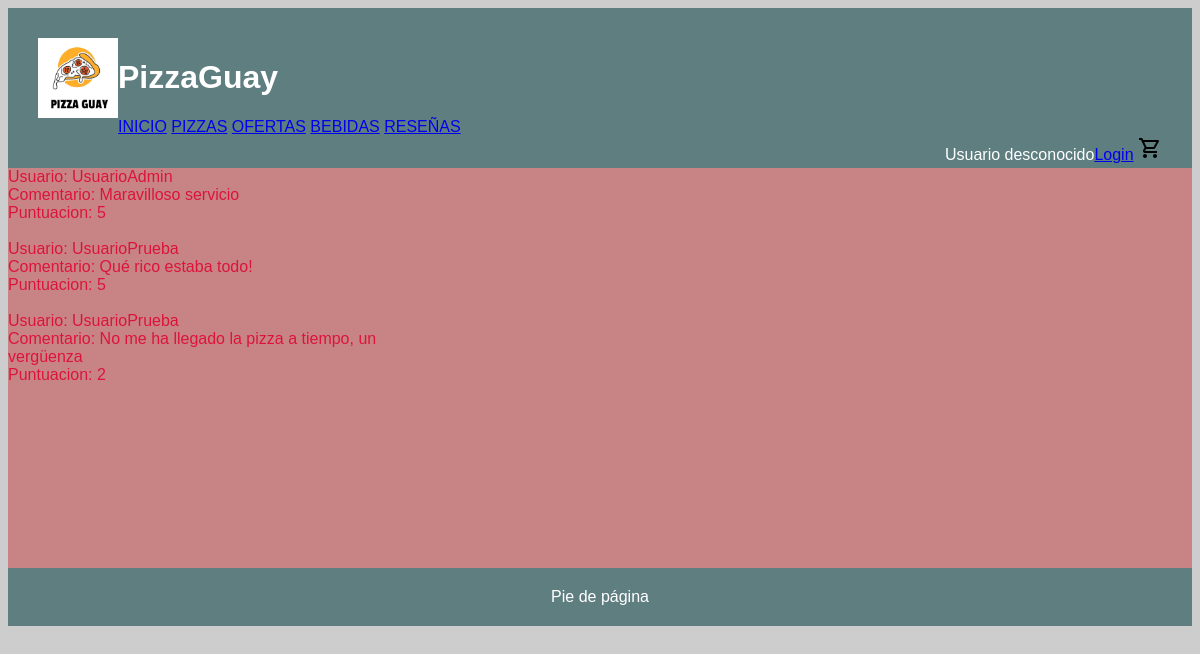
Screenshot of /reseñas.php with the database file from the repository.
### tables this page shows
CREATE TABLE `usuarios` (
  `Correo` varchar(30) NOT NULL,
  `Nombre` varchar(30) NOT NULL,
  `Apellidos` varchar(30) NOT NULL,
  `Contraseña` varchar(30) NOT NULL,
  `Admin` tinyint(1) NOT NULL,
  `Domicilio` int(30) NOT NULL,
  PRIMARY KEY (`Correo`),
  KEY `Domicilio` (`Domicilio`),
  CONSTRAINT `usuarios_ibfk_1` FOREIGN KEY (`Domicilio`) REFERENCES `domicilios` (`ID_Domicilio`) ON UPDATE CASCADE
);

CREATE TABLE `foro` (
  `ID_Comentario` int(11) NOT NULL AUTO_INCREMENT,
  `ID_Usuario` varchar(30) NOT NULL,
  `Puntuacion` int(11) NOT NULL,
  `Comentario` varchar(50) NOT NULL,
  `Fecha` date NOT NULL DEFAULT current_timestamp(),
  PRIMARY KEY (`ID_Comentario`),
  KEY `ID_Usuario` (`ID_Usuario`),
  CONSTRAINT `foro_ibfk_1` FOREIGN KEY (`ID_Usuario`) REFERENCES `usuarios` (`Correo`) ON UPDATE CASCADE
);

### includes/src/Mensaje.php (called while the page is built, shortened)
<?php
class Mensaje
{
    private $comentario;
    private $puntuacion;
    private function __construct($user, $comentario, $puntuacion)
    {
        $this->comentario= $comentario;
        $this->puntuacion=$puntuacion;
    }
    public static function mostrarForo()
    {
        $app = Aplicacion::getInstancia();
        $conn = $app->conexionBd();
        $query=sprintf("SELECT * FROM Foro");
        $result = $conn->query($query);
        $arrayForo=array();
        if($result){
            if(mysqli_num_rows($result)>0){
                $i=0;
                while($row = mysqli_fetch_assoc($result)) {
                    $comentario=$row['Comentario'];
                    $user=$row['ID_Usuario'];
                    $puntuacion=$row['Puntuacion'];
                    $p = new Mensaje($user,$comentario,$puntuacion);
                    $arrayForo[$i] = $p;
                    $i += 1;
                }
            }
        }
        return $arrayForo;
    }
    public function getComentario()
    {
        return $this->comentario;
    }
    public function getPuntuacion()
    {
        return $this->puntuacion;
    }
}

### includes/src/Usuario.php (called while the page is built, shortened)
<?php
class Usuario
{
    private $nombre;
    private $apellidos;
    private function __construct($correo, $nombre, $apellidos, $contraseña, $calle,$ciudad,$piso,$postal)
    {
        $this->nombre = $nombre;
        $this->apellidos = $apellidos;
    }
    public static function buscaUsuario($correo)
    {
        $app = Aplicacion::getInstancia();
        $conn = $app->conexionBd();
        $query = sprintf("SELECT * FROM Usuarios U WHERE U.Correo = '%s'", $conn->real_escape_string($correo));
        $rs = $conn->query($query);
        $result = false;
        if ($rs) {
            if ( $rs->num_rows == 1) {
                $fila = $rs->fetch_assoc();
                $dom=$fila['Domicilio'];
                $query = sprintf("SELECT * FROM Domicilios WHERE ID_Domicilio = '$dom'");
             $resultado=$conn->query($query);
             $row = $resultado->fetch_assoc();
                $user = new Usuario($fila['Correo'], $fila['Nombre'], $fila['Apellidos'], $fila['Contraseña'], $row['Calle'],$row['Ciudad'],$row['Piso'],$row['CodigoPostal']);
                $result = $user;
            }
        } else {
            echo "Error al consultar en la BD: (" . $conn->errno . ") " . utf8_encode($conn->error);
            exit();
        }
        return $result;
    }
    public function getNombre()
    {
        return $this->nombre;
    }
    public function getApellidos()
    {
        return $this->apellidos;
    }
}

### includes/src/FormularioMensaje.php (the view, shortened to what this page needs)
<?php
require_once __DIR__.'/Mensaje.php';
require_once __DIR__.'/Usuario.php';
class FormularioMensaje extends Form
{
    public function mostrarForo(){
        $foro=Mensaje::mostrarForo();
        $foroToString="";
        foreach ($foro as $val) {
            $correo=$val->getUser();
            $user = Usuario::buscaUsuario($correo);
            $foroToString=$foroToString . "Usuario: " . $user->getNombre() .
            $user->getApellidos() . "<br>Comentario: " . $val->getComentario() .
            "<br>Puntuacion: " . $val->getPuntuacion() . "<br><br>";
        }
        return $foroToString;
    }
}

### css/estilo.css (style rules this page uses)
body { background-color: #CDCDCD; }
body { font-family: 'Rubik', sans-serif; color:crimson; font-size: 16px; }

### rows the page displays
usuarios: Nombre "Usuario", Apellidos "Admin"
foro: Comentario "Maravilloso servicio", Puntuacion "5"
usuarios: Nombre "Usuario Usuario", Apellidos "Prueba Prueba"
foro: Comentario "Qué rico estaba todo!", Puntuacion "5"
foro: Comentario "No me ha llegado la pizza a tiempo, un vergüenza", Puntuacion "2"
